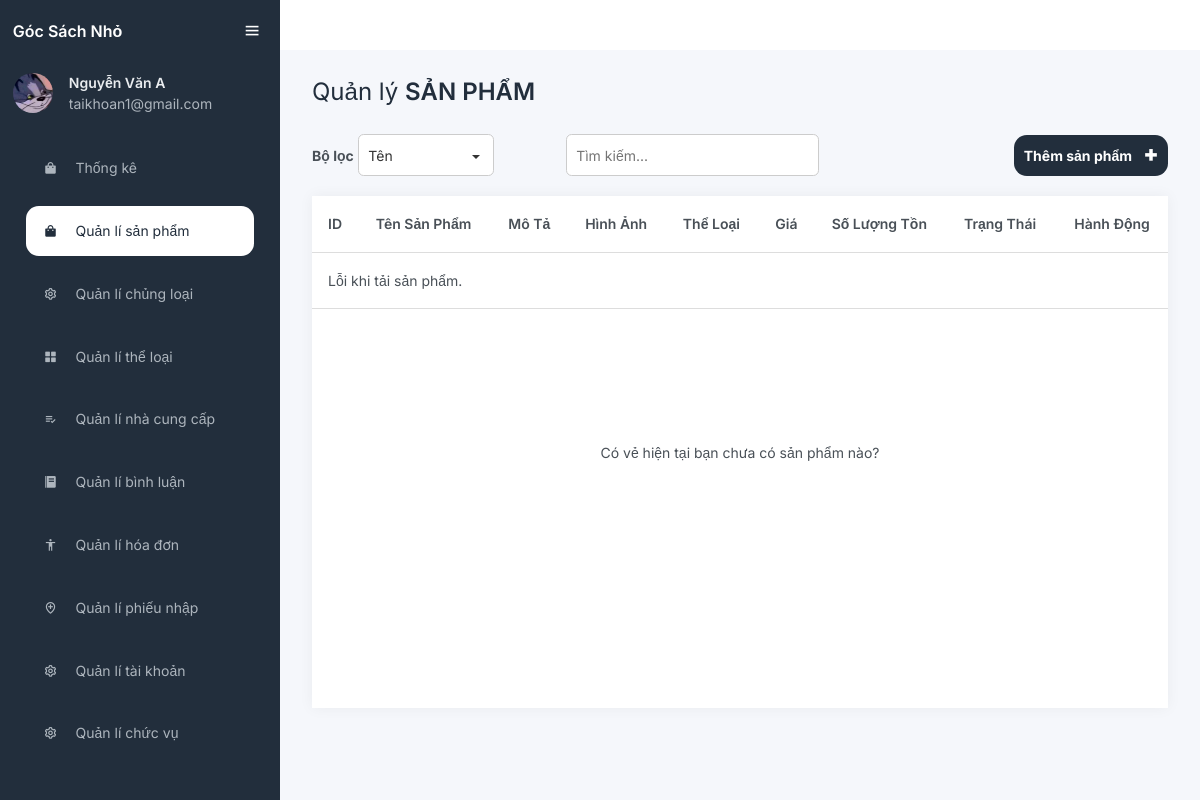
/FrontEnd/AdminUI/index.php?action=quanlisanpham (signed in), run on the app's committed database.
### tables this page shows
CREATE TABLE IF NOT EXISTS user (
    user_id INT AUTO_INCREMENT PRIMARY KEY,
    full_name VARCHAR(100) NOT NULL,
    address varchar(100) not null,
    account_id INT unique,
    profile_picture VARCHAR(255),
    date_of_birth DATE,
    created_at TIMESTAMP DEFAULT CURRENT_TIMESTAMP,
    updated_at TIMESTAMP DEFAULT CURRENT_TIMESTAMP ON UPDATE CURRENT_TIMESTAMP,
    FOREIGN KEY (account_id) REFERENCES account(account_id)
        ON DELETE CASCADE
        ON UPDATE CASCADE
);

### FrontEnd/AdminUI/menu.php (the view, shortened to what this page needs)
<head>
    <link rel="stylesheet" href="css/sidebar.css" />
</head>
<?php
include '../../BackEnd/Config/config.php';
$userId = isset($_SESSION['user_id']) ? intval($_SESSION['user_id']) : 0;
$userEmail = isset($_SESSION['user_email']) ? htmlspecialchars($_SESSION['user_email']) : 'No email';
$fullName = 'Guest';
$profilePicture = '/Web2/BackEnd/Uploads/Profile Picture/default.jpg';
if ($userId > 0) {
    $sql = "SELECT u.full_name, u.profile_picture
            FROM user u
            WHERE u.account_id = ?";
    $stmt = $conn->prepare($sql);
    $stmt->bind_param("i", $userId);
    $stmt->execute();
    $result = $stmt->get_result();
    if ($result->num_rows === 1) {
        $user = $result->fetch_assoc();
        $fullName = !empty($user['full_name']) ? htmlspecialchars($user['full_name']) : 'Guest';
        if (!empty($user['profile_picture'])) {
            $profilePicture = "/Web2/BackEnd/Uploads/Profile Picture/" . htmlspecialchars($user['profile_picture']);
        }
    } else {
        error_log("Không tìm thấy user với account_id: $userId");
    }
}
?>
<div class="sidebar">
    <div class="top">
        <div class="logo">
            <span>Góc Sách Nhỏ</span>
        </div>
        <i class="bx bx-menu" id="sidebar-menu-btn"></i>
    </div>
    <div class="user">
        <img src="<?php echo $profilePicture; ?>" alt="User Avatar" class="user-img" style="width: 40px; height: 40px; border-radius: 50%; object-fit: cover;">
        <div class="user-info">
            <p class="bold" id="sidebar-username"><?php echo $fullName; ?></p>
            <p id="sidebar-user-email"><?php echo $userEmail; ?></p>
        </div>
    </div>
    <ul>
        <li data-permission-id="5">
            <a href="index.php?action=thongke">
                <i class="bx bxs-shopping-bag"></i>
                <span class="nav-item">Thống kê</span>
            </a>
        </li>
        <li data-permission-id="1">
            <a href="index.php?action=quanlisanpham">
                <i class="bx bxs-shopping-bag"></i>
                <span class="nav-item">Quản lí sản phẩm</span>
            </a>
        </li>
        <li data-permission-id="12">
            <a href="index.php?action=quanlichungloai">
                <i class="bx bx-cog"></i>
                <span class="nav-item">Quản lí chủng loại</span>
            </a>
        </li>
        <li data-permission-id="8">
            <a href="index.php?action=quanliloaisp">
                <i class="bx bxs-grid-alt"></i>
                <span class="nav-item">Quản lí thể loại</span>
            </a>
        </li>
        <li data-permission-id="6">
            <a href="index.php?action=quanlinhacungcap">
                <i class="bx bx-list-check"></i>
                <span class="nav-item">Quản lí nhà cung cấp</span>
            </a>
        </li>
        <li data-permission-id="4">
            <a href="index.php?action=quanlibinhluan">
                <i class="bx bxs-food-menu"></i>
                <span class="nav-item">Quản lí bình luận</span>
            </a>
        </li>
        <li data-permission-id="2">
            <a href="index.php?action=quanlidonhang">
                <i class="bx bx-body"></i>
                <span class="nav-item">Quản lí hóa đơn</span>
            </a>
        </li>
        <li data-permission-id="9">
            <a href="index.php?action=quanliphieunhap">
                <i class="bx bx-location-plus"></i>
                <span class="nav-item">Quản lí phiếu nhập</span>
            </a>
        </li>
        <li data-permission-id="3">
            <a href="index.php?action=quanlitaikhoan">
                <i class="bx bx-cog"></i>
                <span class="nav-item">Quản lí tài khoản</span>
            </a>
        </li>
        <li data-permission-id="10">
            <a href="index.php?action=quanlichucvu">
                <i class="bx bx-cog"></i>
                <span class="nav-item">Quản lí chức vụ</span>
            </a>
        </li>
        <li data-permission-id="11">
            <a href="index.php?action=quanliphanquyen">
                <i class="bx bx-cog"></i>
                <span class="nav-item">Quản lí phân quyền</span>
            </a>
        </li>
    </ul>
</div>

### FrontEnd/AdminUI/style.css (style rules this page uses)
:root { --clr-primary-300: #222e3c; --clr-neutral-0: hsl(0 0% 100%); --clr-neutral-100: #f8f9fa; --clr-neutral-200: #f5f7fb; --clr-neutral-400: #495057; --clr-neutral-500: #333; --clr-neutral-900: #000000; --clr-error: #dc3545; --clr-body-bg: var(--clr-neutral-200); --clr-body: var(--clr-neutral-400); --clr-table-header: var(--clr-neutral-400); --fs-200: 0.75rem; --fs-300: 0.875rem; --fs-400: 1rem; --fs-500: 1.5rem; --fs-600: 2rem; --fs-700: 2.5rem; --fs-800: 3rem; --ff-primary: "Inter", sans-serif; --fw-light: 300; --fw-regular: 400; --fw-bold: 600; --fs-body: var(--fs-300); --ff-body: var(--ff-primary); --fs-primary-heading: var(--fs-500); --size-100: 0.5rem; --size-200: 0.75rem; --size-300: 1rem; --size-400: 1.5rem; --size-500: 2rem; --size-600: 3rem; --size-700: 4rem; --size-800: 5rem; --size-900: 6rem; --p-header: var(--size-400); }
*, *::before, *::after { box-sizing: border-box; }
* { margin: 0; padding: 0; font: inherit; }
html, body { height: 100%; overflow-x: hidden; }
body { text-rendering: optimizeSpeed; line-height: 1.5; }
a:not([class]) { text-decoration-skip-ink: auto; }
img, picture, svg { max-width: 100%; display: block; }
body { font-size: var(--fs-body); font-family: var(--ff-body); background-color: var(--clr-body-bg); color: var(--clr-body); }

### FrontEnd/AdminUI/css/sidebar.css (style rules this page uses)
.user-img { width: 2.5rem; font-size: 2.25rem; border-radius: 10%; margin-left: 0.5rem; }
.sidebar.active .user-img { margin-left: 0; }
.sidebar { position: absolute; top: 0; left: 0; height: 100vh; width: 5rem; background-color: var(--clr-primary-300); color: #adb5bd; padding: 0.4rem 0.8rem; transition: all 0.5s ease; }
.sidebar.active .user-info { overflow: hidden; white-space: nowrap; }
.sidebar.sidebar.active { width: 17.5rem; }
.sidebar #sidebar-menu-btn { position: absolute; color: var(--clr-neutral-0); top: 0.4rem; left: 50%; font-size: 1.2rem; line-height: 3.125rem; transform: translateX(-50%); cursor: pointer; }
.sidebar.sidebar.active #sidebar-menu-btn { left: 90%; }
.sidebar .top .logo { color: var(--clr-neutral-0); font-weight: var(--fw-bold); display: flex; height: 3.125rem; align-items: center; pointer-events: none; opacity: 0; }
.sidebar .top .logo span { font-size: 1rem; text-wrap: nowrap; }
.sidebar.active .top .logo { opacity: 1; }
.user { display: flex; align-items: center; margin: 1rem 0; }
.user p { opacity: 1; margin-left: 1rem; }
.bold { font-weight: var(--fw-bold); color: #e9ecef; }
.sidebar p { opacity: 0; }
.sidebar.active p { opacity: 1; overflow: hidden; text-overflow: ellipsis; }
.sidebar ul { max-height: calc(100vh - 6.125rem - 3rem); overflow-y: auto; padding: 0; }
.sidebar ul li { position: relative; list-style-type: none; height: 3.125rem; width: 90%; margin: 0.8rem auto; line-height: 3.125rem; overflow: hidden; }
.sidebar ul li a { color: #adb5bd; display: flex; align-items: center; text-decoration: none; border-radius: 0.8rem; width: 100%; height: 100%; overflow: hidden; }
.sidebar ul li.active a { background-color: var(--clr-neutral-0); color: var(--clr-primary-300); }
.sidebar ul li a i { min-width: 3.125rem; text-align: center; height: 3.125rem; border-radius: 0.75rem; line-height: 3.125rem; flex-shrink: 0; }
.sidebar .nav-item { opacity: 0; }
.sidebar.active .nav-item { opacity: 1; }

### data on the page
user: profile_picture (picture), full_name "Nguyễn Văn A"

### other printed values
$userEmail "taikhoan1@gmail.com"
